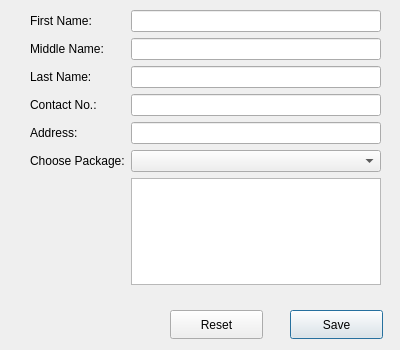
<?xml version="1.0" encoding="UTF-8"?>
<ui version="4.0">
 <class>RegisterTourist</class>
 <widget class="QDialog" name="RegisterTourist">
  <property name="geometry">
   <rect>
    <x>0</x>
    <y>0</y>
    <width>400</width>
    <height>350</height>
   </rect>
  </property>
  <property name="maximumSize">
   <size>
    <width>400</width>
    <height>400</height>
   </size>
  </property>
  <property name="windowTitle">
   <string>Register Tourist</string>
  </property>
  <widget class="QWidget" name="formLayoutWidget">
   <property name="geometry">
    <rect>
     <x>30</x>
     <y>10</y>
     <width>351</width>
     <height>275</height>
    </rect>
   </property>
   <layout class="QFormLayout" name="formLayout">
    <item row="0" column="0">
     <widget class="QLabel" name="label">
      <property name="maximumSize">
       <size>
        <width>350</width>
        <height>250</height>
       </size>
      </property>
      <property name="text">
       <string>First Name:</string>
      </property>
     </widget>
    </item>
    <item row="0" column="1">
     <widget class="QLineEdit" name="txtFirstName"/>
    </item>
    <item row="1" column="0">
     <widget class="QLabel" name="label_2">
      <property name="text">
       <string>Middle Name:</string>
      </property>
     </widget>
    </item>
    <item row="1" column="1">
     <widget class="QLineEdit" name="txtMiddleName"/>
    </item>
    <item row="2" column="0">
     <widget class="QLabel" name="label_3">
      <property name="text">
       <string>Last Name:</string>
      </property>
     </widget>
    </item>
    <item row="2" column="1">
     <widget class="QLineEdit" name="txtLastName"/>
    </item>
    <item row="3" column="0">
     <widget class="QLabel" name="label_4">
      <property name="text">
       <string>Contact No.:</string>
      </property>
     </widget>
    </item>
    <item row="3" column="1">
     <widget class="QLineEdit" name="txtContactNo"/>
    </item>
    <item row="4" column="0">
     <widget class="QLabel" name="label_6">
      <property name="text">
       <string>Address:</string>
      </property>
     </widget>
    </item>
    <item row="4" column="1">
     <widget class="QLineEdit" name="txtAddress"/>
    </item>
    <item row="5" column="0">
     <widget class="QLabel" name="label_7">
      <property name="text">
       <string>Choose Package:</string>
      </property>
     </widget>
    </item>
    <item row="5" column="1">
     <widget class="QComboBox" name="cmbChoosePackage"/>
    </item>
    <item row="6" column="1">
     <widget class="QTextEdit" name="txtPackageDescription"/>
    </item>
   </layout>
  </widget>
  <widget class="QPushButton" name="btnSave">
   <property name="geometry">
    <rect>
     <x>290</x>
     <y>310</y>
     <width>93</width>
     <height>29</height>
    </rect>
   </property>
   <property name="text">
    <string>Save</string>
   </property>
  </widget>
  <widget class="QPushButton" name="btnReset">
   <property name="geometry">
    <rect>
     <x>170</x>
     <y>310</y>
     <width>93</width>
     <height>29</height>
    </rect>
   </property>
   <property name="text">
    <string>Reset</string>
   </property>
  </widget>
 </widget>
 <resources/>
 <connections/>
</ui>
